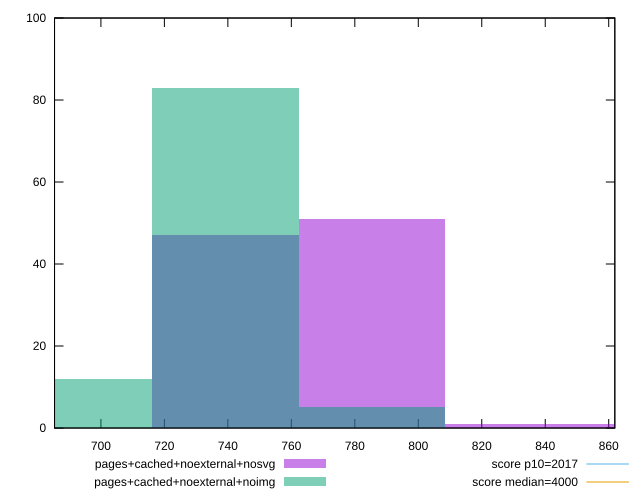

The gnuplot source for this figure:
reset

$pagesCachedNoexternalNosvg <<EOF
739.1972893523446 47
785.3971199368661 51
877.7967811059092 1
831.5969505213876 1
EOF

$pagesCachedNoexternalNoimg <<EOF
739.1972893523446 83
692.997458767823 12
785.3971199368661 5
EOF

set key outside below
set boxwidth 46.199830584521536
set xrange [685.3880000000013:861.9240000000001]
set yrange [0:100]
set trange [0:100]
set style fill transparent solid 0.5 noborder

set parametric
set terminal svg size 640, 500 enhanced background rgb 'white'
set output "report_00008_2021-01-22T20:58:29.167/mainthread-work-breakdown/comparison/histogram/7_vs_8.svg"

plot $pagesCachedNoexternalNosvg title "pages+cached+noexternal+nosvg" with boxes, \
     $pagesCachedNoexternalNoimg title "pages+cached+noexternal+noimg" with boxes, \
     2017,t title "score p10=2017", \
     4000,t title "score median=4000"

reset
